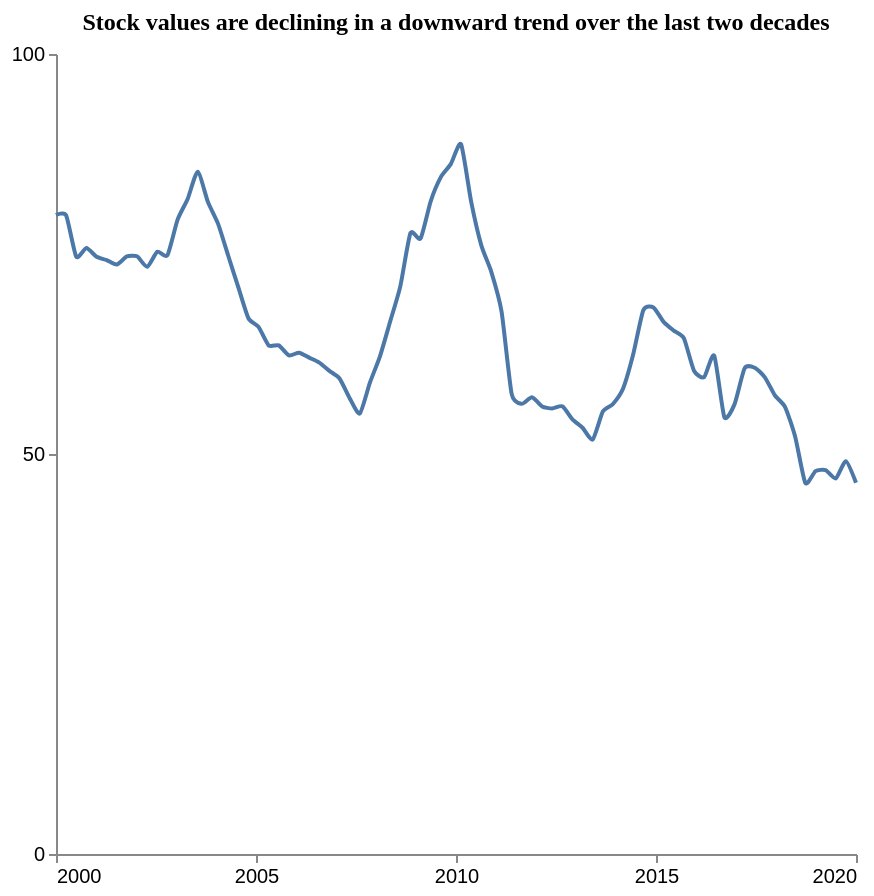

Specify this chart in Vega-Lite:
### Vega-Lite specification from a JSON file in a GitHub repository (floating-point values rounded to 4 significant figures)
{"$schema": "https://vega.github.io/schema/vega-lite/v5.json", "description": "Pattern: Downward", "data": {"values": [{"X": 2000.0, "Y": 79.87}, {"X": 2000.0, "Y": 79.84}, {"X": 2001.0, "Y": 74.67}, {"X": 2001.0, "Y": 75.75}, {"X": 2001.0, "Y": 74.66}, {"X": 2001.0, "Y": 74.24}, {"X": 2002.0, "Y": 73.68}, {"X": 2002.0, "Y": 74.69}, {"X": 2002.0, "Y": 74.71}, {"X": 2002.0, "Y": 73.39}, {"X": 2003.0, "Y": 75.28}, {"X": 2003.0, "Y": 74.85}, {"X": 2003.0, "Y": 79.27}, {"X": 2003.0, "Y": 81.88}, {"X": 2004.0, "Y": 85.3}, {"X": 2004.0, "Y": 81.52}, {"X": 2004.0, "Y": 78.8}, {"X": 2004.0, "Y": 74.81}, {"X": 2005.0, "Y": 70.86}, {"X": 2005.0, "Y": 66.97}, {"X": 2005.0, "Y": 65.89}, {"X": 2005.0, "Y": 63.57}, {"X": 2006.0, "Y": 63.58}, {"X": 2006.0, "Y": 62.32}, {"X": 2006.0, "Y": 62.67}, {"X": 2006.0, "Y": 62.05}, {"X": 2007.0, "Y": 61.43}, {"X": 2007.0, "Y": 60.39}, {"X": 2007.0, "Y": 59.44}, {"X": 2007.0, "Y": 56.98}, {"X": 2008.0, "Y": 55.06}, {"X": 2008.0, "Y": 58.92}, {"X": 2008.0, "Y": 62.25}, {"X": 2008.0, "Y": 66.57}, {"X": 2009.0, "Y": 70.95}, {"X": 2009.0, "Y": 77.61}, {"X": 2009.0, "Y": 76.94}, {"X": 2009.0, "Y": 81.59}, {"X": 2010.0, "Y": 84.61}, {"X": 2010.0, "Y": 86.27}, {"X": 2010.0, "Y": 88.71}, {"X": 2010.0, "Y": 81.51}, {"X": 2011.0, "Y": 76.08}, {"X": 2011.0, "Y": 72.71}, {"X": 2011.0, "Y": 67.8}, {"X": 2011.0, "Y": 57.49}, {"X": 2012.0, "Y": 56.27}, {"X": 2012.0, "Y": 57.09}, {"X": 2012.0, "Y": 55.95}, {"X": 2012.0, "Y": 55.69}, {"X": 2013.0, "Y": 55.96}, {"X": 2013.0, "Y": 54.34}, {"X": 2013.0, "Y": 53.28}, {"X": 2013.0, "Y": 51.81}, {"X": 2014.0, "Y": 55.31}, {"X": 2014.0, "Y": 56.26}, {"X": 2014.0, "Y": 58.19}, {"X": 2014.0, "Y": 62.47}, {"X": 2015.0, "Y": 67.99}, {"X": 2015.0, "Y": 68.32}, {"X": 2015.0, "Y": 66.52}, {"X": 2015.0, "Y": 65.42}, {"X": 2016.0, "Y": 64.48}, {"X": 2016.0, "Y": 60.41}, {"X": 2016.0, "Y": 59.6}, {"X": 2016.0, "Y": 62.3}, {"X": 2017.0, "Y": 54.61}, {"X": 2017.0, "Y": 56.2}, {"X": 2017.0, "Y": 60.7}, {"X": 2017.0, "Y": 60.79}, {"X": 2018.0, "Y": 59.59}, {"X": 2018.0, "Y": 57.31}, {"X": 2018.0, "Y": 55.87}, {"X": 2018.0, "Y": 52.13}, {"X": 2019.0, "Y": 46.37}, {"X": 2019.0, "Y": 47.86}, {"X": 2019.0, "Y": 47.99}, {"X": 2019.0, "Y": 46.94}, {"X": 2020.0, "Y": 49.11}, {"X": 2020.0, "Y": 46.41}]}, "mark": {"type": "line", "interpolate": "cardinal", "tension": 0.4}, "encoding": {"x": {"field": "X", "type": "quantitative", "title": "", "axis": {"grid": false, "format": "d", "values": [2000, 2005, 2010, 2015, 2020], "tickSize": 4}, "scale": {"domain": [2000, 2020]}}, "y": {"field": "Y", "type": "quantitative", "title": "", "axis": {"grid": false, "format": "d", "values": [0, 50, 100], "tickSize": 4, "tickOpacity": 1}, "scale": {"domain": [0, 100]}}}, "title": {"text": "Stock values are declining in a downward trend over the last two decades", "anchor": "middle", "font": "Tahoma", "fontSize": 12}, "config": {"lineBreak": "^", "view": {"stroke": null}}, "height": 400, "width": 400, "autosize": "pad"}
